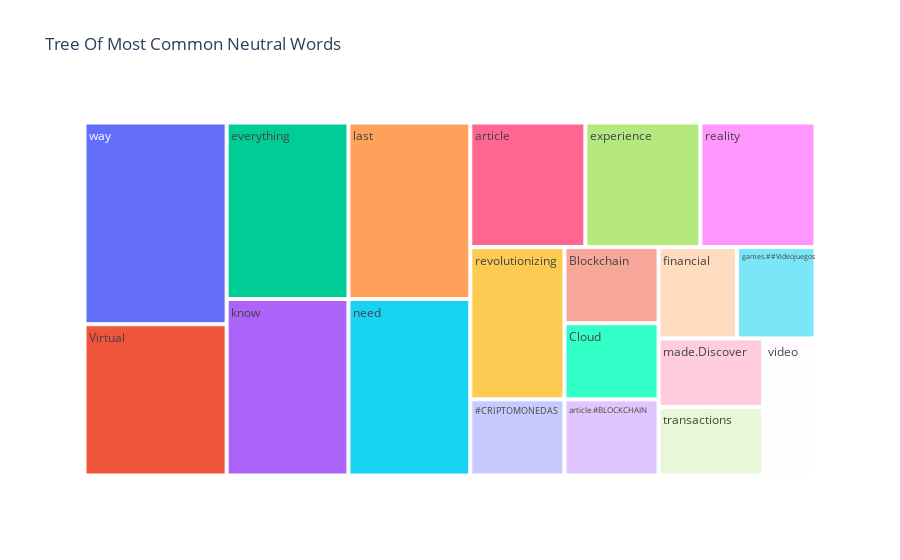

This figure's notebook cell:
### Code cell
fig = px.treemap(temp_neutral, path=['Common_words'], values='count',title='Tree Of Most Common Neutral Words')
fig.show()

### Figure 1 — Plotly figure (JSON) as saved in the notebook; plotly's stock layout.template omitted (floating-point values rounded to 4 significant figures)
{"data": [{"branchvalues": "total", "domain": {"x": [0, 1], "y": [0, 1]}, "hovertemplate": "labels=%{label}<br>count=%{value}<br>parent=%{parent}<br>id=%{id}<extra></extra>", "ids": ["#CRIPTOMONEDAS", "Blockchain", "Cloud", "Virtual", "article", "article.#BLOCKCHAIN", "everything", "experience", "financial", "games.##Videojuegos", "know", "last", "made.Discover", "need", "reality", "revolutionizing", "transactions", "video", "way"], "labels": ["#CRIPTOMONEDAS", "Blockchain", "Cloud", "Virtual", "article", "article.#BLOCKCHAIN", "everything", "experience", "financial", "games.##Videojuegos", "know", "last", "made.Discover", "need", "reality", "revolutionizing", "transactions", "video", "way"], "name": "", "parents": ["", "", "", "", "", "", "", "", "", "", "", "", "", "", "", "", "", "", ""], "type": "treemap", "values": [1, 1, 1, 3, 2, 1, 3, 2, 1, 1, 3, 3, 1, 3, 2, 2, 1, 1, 4]}], "layout": {"legend": {"tracegroupgap": 0}, "title": {"text": "Tree Of Most Common Neutral Words"}}}
